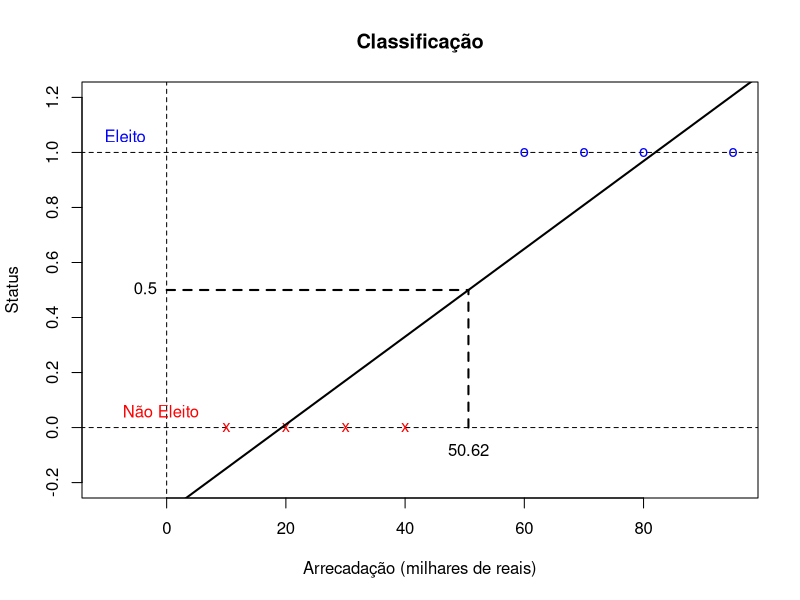
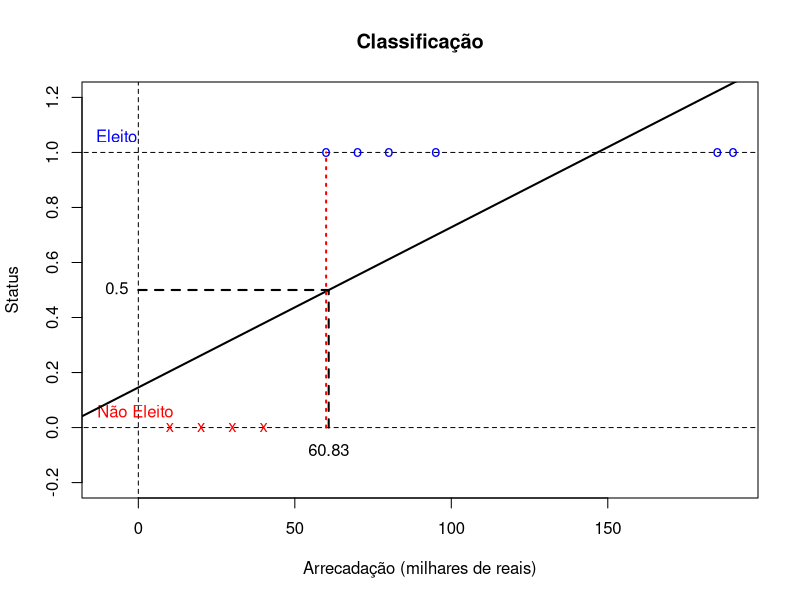

These figures' R source, in order:
# classificacao 1
y <- c( 0, 0, 0, 0, 1, 1, 1, 1)
x <- c(40,30,20,10,95,80,70,60)

plot(x, y, type="n", 
     xlab="Arrecadação (milhares de reais)",
     ylab="Status", 
     main = "Classificação",
     xlim=c(-10,max(x)), ylim=c(-0.2,1.2))
lines(c(0,0),c(-0.3,1.3), lty=2)
lines(c(-20,max(x)+10),c(1,1), lty=2)
lines(c(-20,max(x)+10),c(0,0), lty=2)

text(-1,0,"Não Eleito", pos = 3, col="red")
text(-7,1,"Eleito", pos = 3, col="blue")
points(x[y==0],y[y==0], pch="x", col="red")
points(x[y==1],y[y==1], pch="o", col="blue" )
fit <- lm(y ~ x)
abline(fit, lwd=2 )

ylim <- 0.5
xlim <- (ylim - coef(fit)[1])/coef(fit)[2]
lines(c(0,xlim),c(ylim,ylim), lty=2, lwd=2)
text(0,0.5,"0.5", pos = 2)

lines(c(xlim,xlim),c(0,ylim), lty=2, lwd=2)
text(xlim,-0.14,round(xlim,2), pos = 3)



# classificacao 2
y <- c( 0, 0, 0, 0, 1, 1, 1, 1,  1,  1)
x <- c(40,30,20,10,95,80,70,60,185,190)

plot(x, y, type="n", 
     xlab="Arrecadação (milhares de reais)", 
     ylab="Status", 
     main = "Classificação",
     xlim=c(-10,max(x)), ylim=c(-0.2,1.2))
lines(c(0,0),c(-0.3,1.3), lty=2)
lines(c(-20,max(x)+10),c(1,1), lty=2)
lines(c(-20,max(x)+10),c(0,0), lty=2)

text(-1,0,"Não Eleito", pos = 3, col="red")
text(-7,1,"Eleito", pos = 3, col="blue")
points(x[y==0],y[y==0], pch="x", col="red")
points(x[y==1],y[y==1], pch="o", col="blue" )
fit <- lm(y ~ x)
abline(fit, lwd=2 )

ylim <- 0.5
xlim <- (ylim - coef(fit)[1])/coef(fit)[2]
lines(c(0,xlim),c(ylim,ylim), lty=2, lwd=2)
text(0,0.5,"0.5", pos = 2)

lines(c(xlim,xlim),c(0,ylim), lty=2, lwd=2)
text(xlim,-0.14,round(xlim,2), pos = 3)

lines(c(60,60),c(0,1), lty=3, lwd=2, col="red")

